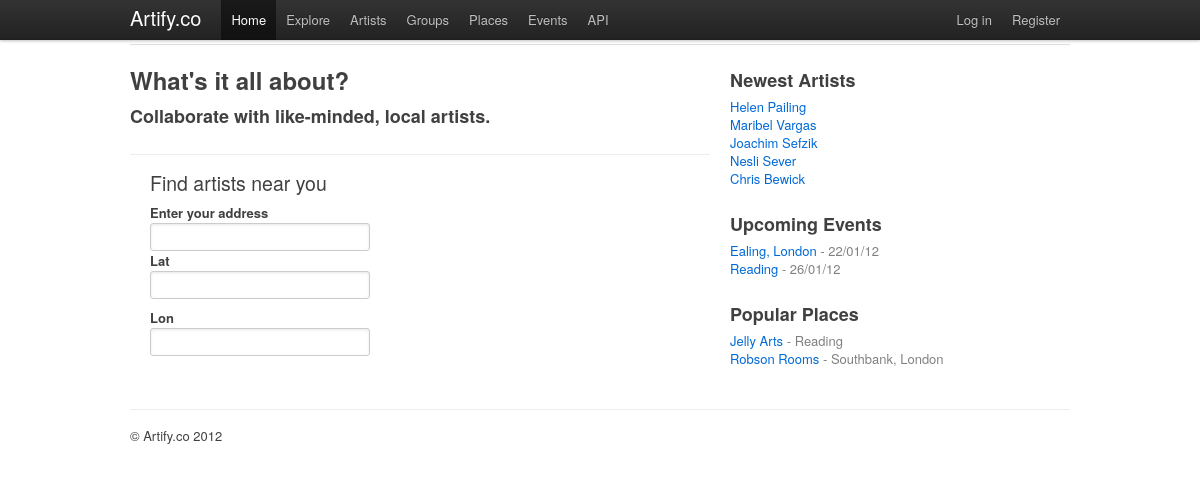
The page / on the database its author committed.
### tables this page shows
CREATE TABLE `user_profiles` (
  `user_id` int(11) NOT NULL,
  `website` varchar(255) DEFAULT NULL,
  `first_name` varchar(10) NOT NULL,
  `last_name` varchar(20) DEFAULT NULL,
  `avatar` int(11) DEFAULT NULL,
  `status` varchar(255) DEFAULT NULL,
  `sex` char(1) DEFAULT NULL,
  `about_me` text,
  PRIMARY KEY (`user_id`),
  KEY `FK_user_id` (`user_id`)
);

### application/controllers/welcome.php (called while the page is built, shortened)
<?php if (!defined('BASEPATH')) exit('No direct script access allowed');
class Welcome extends CI_Controller
{
	function __construct()
	{
		$this->load->helper('url');
		$this->load->library('tank_auth');
		$this->load->model('artists_model');
	}
	function index()
	{
		$data['latest'] = $this->artists_model->latest_artists(5);
		$this->load->view('templates/header');
		$this->load->view('welcome_message',$data);
		$this->load->view('templates/footer');
	}
}

### index.php (called while the page is built, shortened)
<?php
require_once BASEPATH.'core/CodeIgniter.php';

### application/models/artists_model.php (called while the page is built, shortened)
<?php
class Artists_model extends CI_Model {
	function latest_artists($limit = 5)
	{
	    $results = array();
	    $query = $this->db->query("SELECT user_profiles.*, users.email FROM user_profiles, users WHERE users.id = user_profiles.user_id ORDER BY user_profiles.user_id DESC LIMIT " . $limit);
	    foreach ($query->result() as $row)
	    {
			$row->interests = $this->get_interests($row->user_id);
			array_push($results, $row);
	    }
	    return $results;
	}
	function get_interests($user_id)
	{
	    $interests = array();
	    $interests_query = $this->db->query("SELECT interests.title AS 'title'
                                            FROM interests, user_interests
                                            WHERE interests.id = user_interests.role_type_id
                                            AND user_interests.user_id = " . (int) $user_id);
	    foreach ($interests_query->result_array() as $row)
	    {
	    	array_push($interests, $row['title']);
	    }
	    return $interests;
	}
}

### application/views/welcome_message.php (the view, shortened to what this page needs)
<div class="page-header">
	<h1>Welcome to Artify.co!</h1>
</div>
<div class="row">
	<div class="span10">
		<h2>What's it all about?</h2>
		<h3>Collaborate with like-minded, local artists.</h3>
		<hr />
		<div class="row">
			<div class="span10">
				<form class="form-stacked" action="">
				<fieldset>
					<legend>Find artists near you</legend>
						<div class="clearfix">
							<label for="postcode">Enter your address</label>
							<div class="input">
								<input type="text" size="30" name="address" id="address">
							</div>
							<div class="clearfix">
								<label>Lat</label>
								<div class="input">
									<input type="text" size="30" name="lat" id="lat">
								</div>
							</div>
							<div class="clearfix">
								<label>Lon</label>
								<div class="input">
								    <input type="text" size="30" name="lon" id="lon">
								</div>
							</div>
						</div>
					</fieldset>
				</form>
			</div>
		</div>
	</div>
	<div class="span4">
		<h3>Newest Artists</h3>
		<ul class="artists unstyled">
			<?php foreach($latest as $row): ?>
			<li>
				<a href="<?php echo base_url(); ?>index.php/artists/<?php echo $row->user_id; ?>"><?php echo $row->first_name; ?> <?php echo $row->last_name; ?></a>
			</li>
			<?php endforeach; ?>
		</ul>
		<h3>Upcoming Events</h3>
		<ul class="events unstyled">
		    <li><a href="#">Ealing, London</a> -  22/01/12</li>
		    <li><a href="#">Reading</a> -  26/01/12</li>
		</ul>
		<h3>Popular Places</h3>
		<ul class="places unstyled">
		    <li><a href="#">Jelly Arts</a> - Reading</li>
		    <li><a href="#">Robson Rooms</a> - Southbank, London</li>
		</ul>
	</div>
</div>

### rows shown on the page
user_profiles: first_name "Helen", last_name "Pailing"
user_profiles: first_name "Maribel", last_name "Vargas"
user_profiles: first_name "Joachim", last_name "Sefzik"
user_profiles: first_name "Nesli", last_name "Sever"
user_profiles: first_name "Chris", last_name "Bewick"

### other values the page prints
anchor('auth/login','Log in') "Log in"
anchor('auth/register','Register') "Register"
